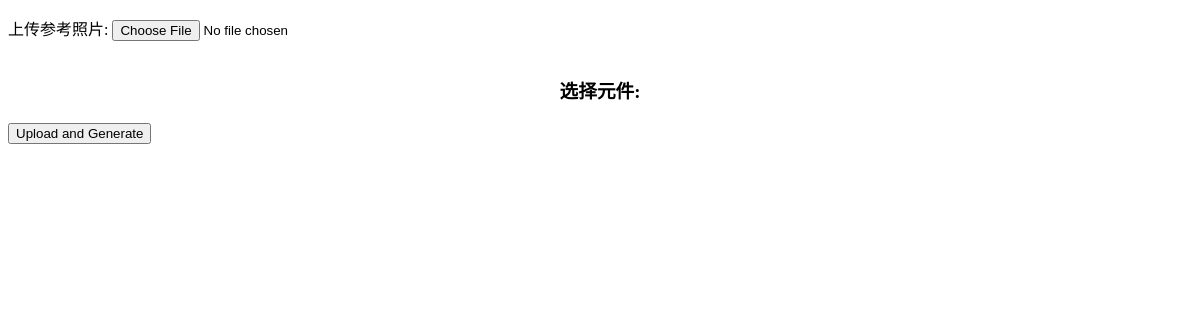
The page /model/image/ on the database as committed earlier.
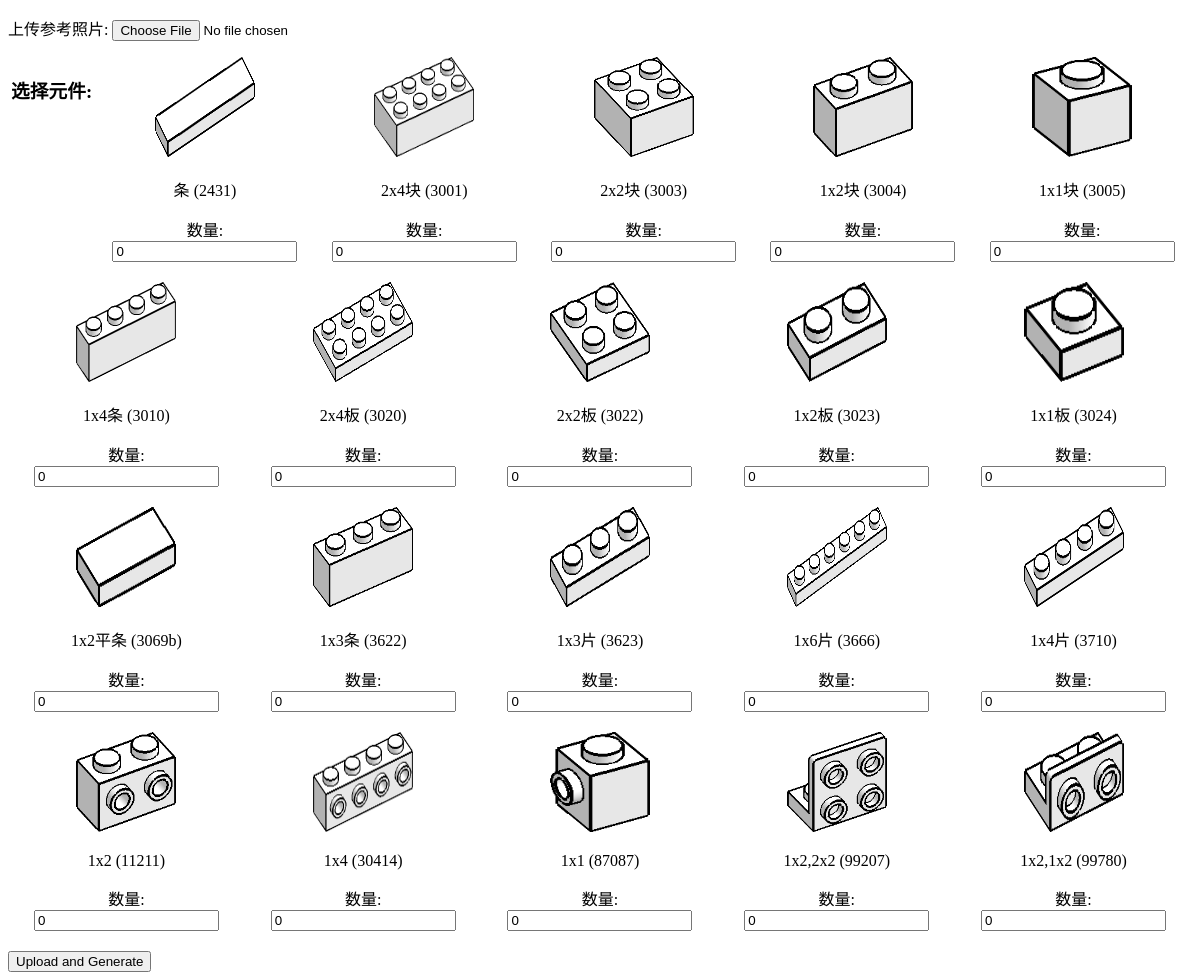
The same page on the database as committed later.
### model3d/models.py (models this page shows, shortened)
class ComponentList(models.Model):
    pid = models.AutoField(primary_key=True,verbose_name='元件_id')
    sn = models.CharField(max_length=64,verbose_name='元件编号')
    caption = models.CharField(max_length=64,verbose_name='元件名称')
    type_choices = (
        (0, '未定义'),
        (1, '条'),
        (2, '板'),
        (3, '块'),
        (4, '其他'),
    )
    btype = models.IntegerField(verbose_name='元件类型', choices=type_choices, default=0)
    color_choices = (
        (1, '白'),
        (2, '黑'),
        (3, '红'),
        (4, '绿'),
    )
    bcolor = models.IntegerField(verbose_name='元件颜色', choices=color_choices, default=0)
    package = models.ForeignKey(verbose_name='所属套装', to='PackageList',on_delete=models.PROTECT, default=1)
    imgFile = models.FileField(null=True,blank=True,upload_to='bricks/',verbose_name='元件img文件')
    createTime_Internal = models.DateTimeField(auto_now_add=True,verbose_name='创建日期')
    alterTime_Internal = models.DateTimeField(auto_now=True,verbose_name='修改日期')
    class Meta:
        verbose_name = '元件表'
        verbose_name_plural = verbose_name

### model3d/views.py (the view)
# urls.py: path("model/image/", generate_model_image, name='generate_model_image'),
@csrf_exempt # 使用csrf_exempt装饰器，允许跨站请求伪造保护被禁用
def generate_model_image(request):
    components = ComponentList.objects.all()
    if request.method == 'POST':  # 判断请求方法是否为POST
        form = ImageUploadForm(request.POST, request.FILES)
        print(request.FILES) # 打印上传的文件信息
        if form.is_valid(): # 判断表单是否有效
            image = form.cleaned_data['image'] # 获取上传的图片
            image_path = default_storage.save('uploads/' + image.name, ContentFile(image.read())) # 将图片保存到指定路径
            selected_components = []
            for component in components:
                try:
                    component_qty = int(request.POST.get(f'component_qty_{component.pid}', 0))
                    if int(component_qty) > 0:
                        selected_components.append({'sn': component.sn, 'qty': component_qty})
                except ValueError:
                    continue  # 如果转换失败，跳过这个元件
            bricks_json = json.dumps(selected_components)
            api_url = "https://api.tripo3d.ai/v2/openapi/upload"
            api_key = "tsk_t3rmrzT7v4Pow6t2D3jK1h8I1S0bCecUZ1EjTPz7jaI"
            headers = {
                "Authorization": f"Bearer {api_key}"
            }
            file_path = os.path.join(MEDIA_ROOT, image_path)
            files = {'file': (file_path, open(file_path, 'rb'), 'image/jpeg')}
            print(files)
            response = requests.post(api_url, headers=headers, files=files).json()
            print(response)
            if response['code'] == 0:
                file_token = response['data']['image_token']
                print(f"image token: {file_token}")
                create_task_url = "https://api.tripo3d.ai/v2/openapi/task"
                create_headers = {
                    'Content-Type': 'application/json',
                    'Authorization': f'Bearer {api_key}'
                }
                create_data = {
                    'type': 'image_to_model',
                    "file": {
                        "type": "jpg",
                        "file_token": file_token
                    }
                }
                time.sleep(5)
                create_response = requests.post(create_task_url, json=create_data, headers=create_headers)
                create_response_data = create_response.json()
                if create_response_data['code'] == 0:
                    task_id = create_response_data['data']['task_id']
                    print(f"Task ID: {task_id}")
                    get_task_url = f"https://api.tripo3d.ai/v2/openapi/task/{task_id}"
                    get_headers = {
                        'Authorization': f'Bearer {api_key}'
                    }
                    time.sleep(25)  # 实际等待时间可能需要根据任务的复杂度调整
                    get_response = requests.get(get_task_url, headers=get_headers)
                    get_response_data = get_response.json()
                    if get_response_data['data']['status'] == 'success':
                        model_url = get_response_data['data']['output']['model']
                        image_url = get_response_data['data']['output']['rendered_image']
                    threading.Thread(target=download_and_save_file,
                                        args=(model_url, '3D-model', task_id, 'glb')).start()
                    threading.Thread(target=download_and_save_file,
                                        args=(image_url, 'rendered-image', task_id, 'webp')).start()
                    ModelTask.objects.create(
                        task_id=task_id,
                        prompt=image_path,
                        bricks=bricks_json,  # 使用JSON字符串存储组件信息
                        model_download_url= f"3D-model/{task_id}.glb",
                        image_download_url= f"rendered-image/{task_id}.webp",
                        lego_url="",  # Assuming this gets set elsewhere
                        user=request.user
                    )
                    return render(request, 'model.html', {'model_url': model_url})
    else:
        form = ImageUploadForm()
    return render(request, 'upload.html', {'form': form, 'components': components})

### model3d/forms.py
class ImageUploadForm(forms.Form):
    image = forms.ImageField(label='上传参考照片')

### model3d/templates/upload.html (shortened to what this page needs)
<!DOCTYPE html>
<html lang="en">
<head>
</head>
<body>
    <form method="post" action="{% url 'generate_model_image' %}" enctype="multipart/form-data">
        {{ form.as_p }}
        <div id="components">
            <h3>选择元件:</h3>
            {% for component in components %}
            <div>
                <img src="{{ MEDIA_URL }}{{ component.imgFile.url }}" style="width:100px; height:100px;">
                <p>{{ component.caption }} ({{ component.sn }})</p>
                <label for="qty_{{ component.pid }}">数量:</label>
                <input type="number" id="qty_{{ component.pid }}" name="component_qty_{{ component.pid }}" min="0" value="0">
            </div>
            {% endfor %}
        </div>
        <button type="submit">Upload and Generate</button>
    </form>
</body>
</html>

Rows that differ between the two databases and show on the page:
added ComponentList: imgFile (picture), caption "条", sn "2431"
added ComponentList: imgFile (picture), caption "2x4块", sn "3001"
added ComponentList: imgFile (picture), caption "2x2块", sn "3003"
added ComponentList: imgFile (picture), caption "1x2块", sn "3004"
added ComponentList: imgFile (picture), caption "1x1块", sn "3005"
added ComponentList: imgFile (picture), caption "1x4条", sn "3010"
added ComponentList: imgFile (picture), caption "2x4板", sn "3020"
added ComponentList: imgFile (picture), caption "2x2板", sn "3022"
added ComponentList: imgFile (picture), caption "1x2板", sn "3023"
added ComponentList: imgFile (picture), caption "1x1板", sn "3024"
added ComponentList: imgFile (picture), caption "1x2平条", sn "3069b"
added ComponentList: imgFile (picture), caption "1x3条", sn "3622"
added ComponentList: imgFile (picture), caption "1x3片", sn "3623"
added ComponentList: imgFile (picture), caption "1x6片", sn "3666"
added ComponentList: imgFile (picture), caption "1x4片", sn "3710"
added ComponentList: imgFile (picture), caption "1x2", sn "11211"
added ComponentList: imgFile (picture), caption "1x4", sn "30414"
added ComponentList: imgFile (picture), caption "1x1", sn "87087"
added ComponentList: imgFile (picture), caption "1x2,2x2", sn "99207"
added ComponentList: imgFile (picture), caption "1x2,1x2", sn "99780"
